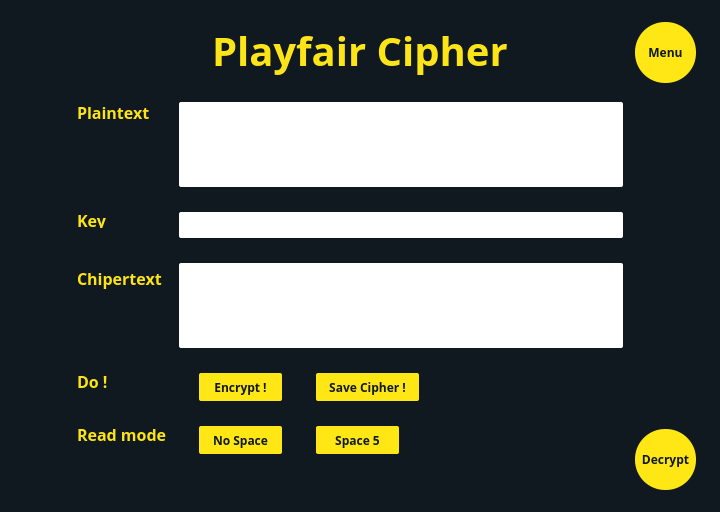
<?xml version="1.0" encoding="UTF-8"?>
<ui version="4.0">
 <class>Dialog</class>
 <widget class="QDialog" name="Dialog">
  <property name="geometry">
   <rect>
    <x>0</x>
    <y>0</y>
    <width>720</width>
    <height>512</height>
   </rect>
  </property>
  <property name="windowTitle">
   <string>Dialog</string>
  </property>
  <widget class="QWidget" name="widget" native="true">
   <property name="geometry">
    <rect>
     <x>0</x>
     <y>0</y>
     <width>720</width>
     <height>512</height>
    </rect>
   </property>
   <property name="styleSheet">
    <string notr="true">QWidget#widget{
background: #101920;}</string>
   </property>
   <widget class="QLabel" name="label">
    <property name="geometry">
     <rect>
      <x>212</x>
      <y>15</y>
      <width>301</width>
      <height>71</height>
     </rect>
    </property>
    <property name="styleSheet">
     <string notr="true">font-family: Open Sans;
font-style: normal;
font-weight: bold;
font-size: 40px;
color: #FCE417;</string>
    </property>
    <property name="text">
     <string>Playfair Cipher</string>
    </property>
   </widget>
   <widget class="QLabel" name="label_3">
    <property name="geometry">
     <rect>
      <x>77</x>
      <y>102</y>
      <width>81</width>
      <height>21</height>
     </rect>
    </property>
    <property name="styleSheet">
     <string notr="true">font-family: Open Sans;
font-style: normal;
font-weight: bold;
font-size: 16px;
/* identical to box height */


color: #FCE417;
</string>
    </property>
    <property name="text">
     <string>Plaintext</string>
    </property>
   </widget>
   <widget class="QLabel" name="label_4">
    <property name="geometry">
     <rect>
      <x>77</x>
      <y>212</y>
      <width>31</width>
      <height>16</height>
     </rect>
    </property>
    <property name="styleSheet">
     <string notr="true">font-family: Open Sans;
font-style: normal;
font-weight: bold;
font-size: 16px;
/* identical to box height */


color: #FCE417;
</string>
    </property>
    <property name="text">
     <string>Key</string>
    </property>
   </widget>
   <widget class="QLabel" name="label_5">
    <property name="geometry">
     <rect>
      <x>77</x>
      <y>263</y>
      <width>91</width>
      <height>31</height>
     </rect>
    </property>
    <property name="styleSheet">
     <string notr="true">font-family: Open Sans;
font-style: normal;
font-weight: bold;
font-size: 16px;
/* identical to box height */


color: #FCE417;
</string>
    </property>
    <property name="text">
     <string>Chipertext</string>
    </property>
   </widget>
   <widget class="QLabel" name="label_6">
    <property name="geometry">
     <rect>
      <x>77</x>
      <y>373</y>
      <width>31</width>
      <height>16</height>
     </rect>
    </property>
    <property name="styleSheet">
     <string notr="true">font-family: Open Sans;
font-style: normal;
font-weight: bold;
font-size: 16px;
/* identical to box height */


color: #FCE417;
</string>
    </property>
    <property name="text">
     <string>Do !</string>
    </property>
   </widget>
   <widget class="QLabel" name="label_7">
    <property name="geometry">
     <rect>
      <x>77</x>
      <y>426</y>
      <width>91</width>
      <height>16</height>
     </rect>
    </property>
    <property name="styleSheet">
     <string notr="true">font-family: Open Sans;
font-style: normal;
font-weight: bold;
font-size: 16px;
/* identical to box height */


color: #FCE417;
</string>
    </property>
    <property name="text">
     <string>Read mode</string>
    </property>
   </widget>
   <widget class="QPushButton" name="menu">
    <property name="geometry">
     <rect>
      <x>635</x>
      <y>22</y>
      <width>61</width>
      <height>61</height>
     </rect>
    </property>
    <property name="styleSheet">
     <string notr="true">background: #FFE715;
border-radius: 30;
font-family: Open Sans;
font-style: normal;
font-weight: 600;
font-size: 12px;
line-height: 33px;

color: #101920;
</string>
    </property>
    <property name="text">
     <string>Menu</string>
    </property>
   </widget>
   <widget class="QPushButton" name="encrypt">
    <property name="geometry">
     <rect>
      <x>199</x>
      <y>373</y>
      <width>83</width>
      <height>28</height>
     </rect>
    </property>
    <property name="styleSheet">
     <string notr="true">background: #FFE715;
border-radius: 2px;
font-family: Open Sans;
font-style: normal;
font-weight: 600;
font-size: 12px;
color: #101920;</string>
    </property>
    <property name="text">
     <string>Encrypt !</string>
    </property>
   </widget>
   <widget class="QTextEdit" name="plaintext">
    <property name="geometry">
     <rect>
      <x>190</x>
      <y>102</y>
      <width>425</width>
      <height>85</height>
     </rect>
    </property>
    <property name="autoFillBackground">
     <bool>false</bool>
    </property>
    <property name="styleSheet">
     <string notr="true">QWidget#plaintext{
font-family: Open Sans;
font-style: normal;
font-weight: 600;
font-size: 12px;
color: #000000;
}</string>
    </property>
    <property name="frameShape">
     <enum>QFrame::NoFrame</enum>
    </property>
    <property name="lineWidth">
     <number>0</number>
    </property>
    <property name="readOnly">
     <bool>false</bool>
    </property>
    <property name="html">
     <string>&lt;!DOCTYPE HTML PUBLIC &quot;-//W3C//DTD HTML 4.0//EN&quot; &quot;http://www.w3.org/TR/REC-html40/strict.dtd&quot;&gt;
&lt;html&gt;&lt;head&gt;&lt;meta name=&quot;qrichtext&quot; content=&quot;1&quot; /&gt;&lt;style type=&quot;text/css&quot;&gt;
p, li { white-space: pre-wrap; }
&lt;/style&gt;&lt;/head&gt;&lt;body style=&quot; font-family:'Open Sans'; font-size:12px; font-weight:600; font-style:normal;&quot;&gt;
&lt;p style=&quot;-qt-paragraph-type:empty; margin-top:0px; margin-bottom:0px; margin-left:0px; margin-right:0px; -qt-block-indent:0; text-indent:0px; font-family:'MS Shell Dlg 2'; font-size:8.25pt; font-weight:400;&quot;&gt;&lt;br /&gt;&lt;/p&gt;&lt;/body&gt;&lt;/html&gt;</string>
    </property>
   </widget>
   <widget class="QLabel" name="label_2">
    <property name="geometry">
     <rect>
      <x>179</x>
      <y>102</y>
      <width>444</width>
      <height>85</height>
     </rect>
    </property>
    <property name="styleSheet">
     <string notr="true">background: #ffffff;
border-radius: 2px;</string>
    </property>
    <property name="text">
     <string/>
    </property>
   </widget>
   <widget class="QPushButton" name="decrypt">
    <property name="geometry">
     <rect>
      <x>635</x>
      <y>429</y>
      <width>61</width>
      <height>61</height>
     </rect>
    </property>
    <property name="styleSheet">
     <string notr="true">background: #FFE715;
border-radius: 30;
font-family: Open Sans;
font-style: normal;
font-weight: 600;
font-size: 12px;
line-height: 33px;

color: #101920;
</string>
    </property>
    <property name="text">
     <string>Decrypt</string>
    </property>
   </widget>
   <widget class="QLabel" name="label_8">
    <property name="geometry">
     <rect>
      <x>179</x>
      <y>263</y>
      <width>444</width>
      <height>85</height>
     </rect>
    </property>
    <property name="styleSheet">
     <string notr="true">background: #ffffff;
border-radius: 2px;</string>
    </property>
    <property name="text">
     <string/>
    </property>
   </widget>
   <widget class="QLabel" name="label_9">
    <property name="geometry">
     <rect>
      <x>179</x>
      <y>212</y>
      <width>444</width>
      <height>26</height>
     </rect>
    </property>
    <property name="styleSheet">
     <string notr="true">background: #ffffff;
border-radius: 2px;</string>
    </property>
    <property name="text">
     <string/>
    </property>
   </widget>
   <widget class="QTextEdit" name="ciphertext">
    <property name="geometry">
     <rect>
      <x>190</x>
      <y>263</y>
      <width>425</width>
      <height>85</height>
     </rect>
    </property>
    <property name="autoFillBackground">
     <bool>false</bool>
    </property>
    <property name="styleSheet">
     <string notr="true">QWidget#ciphertext{
font-family: Open Sans;
font-style: normal;
font-weight: 600;
font-size: 12px;
color: #000000;
}</string>
    </property>
    <property name="frameShape">
     <enum>QFrame::NoFrame</enum>
    </property>
    <property name="lineWidth">
     <number>0</number>
    </property>
    <property name="readOnly">
     <bool>true</bool>
    </property>
    <property name="html">
     <string>&lt;!DOCTYPE HTML PUBLIC &quot;-//W3C//DTD HTML 4.0//EN&quot; &quot;http://www.w3.org/TR/REC-html40/strict.dtd&quot;&gt;
&lt;html&gt;&lt;head&gt;&lt;meta name=&quot;qrichtext&quot; content=&quot;1&quot; /&gt;&lt;style type=&quot;text/css&quot;&gt;
p, li { white-space: pre-wrap; }
&lt;/style&gt;&lt;/head&gt;&lt;body style=&quot; font-family:'Open Sans'; font-size:12px; font-weight:600; font-style:normal;&quot;&gt;
&lt;p style=&quot;-qt-paragraph-type:empty; margin-top:0px; margin-bottom:0px; margin-left:0px; margin-right:0px; -qt-block-indent:0; text-indent:0px; font-size:8.25pt;&quot;&gt;&lt;br /&gt;&lt;/p&gt;&lt;/body&gt;&lt;/html&gt;</string>
    </property>
   </widget>
   <widget class="QTextEdit" name="key">
    <property name="geometry">
     <rect>
      <x>190</x>
      <y>212</y>
      <width>425</width>
      <height>26</height>
     </rect>
    </property>
    <property name="autoFillBackground">
     <bool>false</bool>
    </property>
    <property name="styleSheet">
     <string notr="true">QWidget#key{
font-family: Open Sans;
font-style: normal;
font-weight: 600;
font-size: 12px;
color: #000000;
}</string>
    </property>
    <property name="frameShape">
     <enum>QFrame::NoFrame</enum>
    </property>
    <property name="lineWidth">
     <number>0</number>
    </property>
    <property name="readOnly">
     <bool>false</bool>
    </property>
    <property name="html">
     <string>&lt;!DOCTYPE HTML PUBLIC &quot;-//W3C//DTD HTML 4.0//EN&quot; &quot;http://www.w3.org/TR/REC-html40/strict.dtd&quot;&gt;
&lt;html&gt;&lt;head&gt;&lt;meta name=&quot;qrichtext&quot; content=&quot;1&quot; /&gt;&lt;style type=&quot;text/css&quot;&gt;
p, li { white-space: pre-wrap; }
&lt;/style&gt;&lt;/head&gt;&lt;body style=&quot; font-family:'Open Sans'; font-size:12px; font-weight:600; font-style:normal;&quot;&gt;
&lt;p style=&quot;-qt-paragraph-type:empty; margin-top:0px; margin-bottom:0px; margin-left:0px; margin-right:0px; -qt-block-indent:0; text-indent:0px; font-family:'MS Shell Dlg 2'; font-size:8.25pt; font-weight:400;&quot;&gt;&lt;br /&gt;&lt;/p&gt;&lt;/body&gt;&lt;/html&gt;</string>
    </property>
   </widget>
   <widget class="QPushButton" name="nospace">
    <property name="geometry">
     <rect>
      <x>199</x>
      <y>426</y>
      <width>83</width>
      <height>28</height>
     </rect>
    </property>
    <property name="styleSheet">
     <string notr="true">background: #FFE715;
border-radius: 2px;
font-family: Open Sans;
font-style: normal;
font-weight: 600;
font-size: 12px;
color: #101920;</string>
    </property>
    <property name="text">
     <string>No Space</string>
    </property>
   </widget>
   <widget class="QPushButton" name="space5">
    <property name="geometry">
     <rect>
      <x>316</x>
      <y>426</y>
      <width>83</width>
      <height>28</height>
     </rect>
    </property>
    <property name="styleSheet">
     <string notr="true">background: #FFE715;
border-radius: 2px;
font-family: Open Sans;
font-style: normal;
font-weight: 600;
font-size: 12px;
color: #101920;</string>
    </property>
    <property name="text">
     <string>Space 5</string>
    </property>
   </widget>
   <widget class="QPushButton" name="savecipher">
    <property name="geometry">
     <rect>
      <x>316</x>
      <y>373</y>
      <width>103</width>
      <height>28</height>
     </rect>
    </property>
    <property name="styleSheet">
     <string notr="true">background: #FFE715;
border-radius: 2px;
font-family: Open Sans;
font-style: normal;
font-weight: 600;
font-size: 12px;
color: #101920;</string>
    </property>
    <property name="text">
     <string>Save Cipher !</string>
    </property>
   </widget>
   <zorder>label</zorder>
   <zorder>label_3</zorder>
   <zorder>label_4</zorder>
   <zorder>label_5</zorder>
   <zorder>label_6</zorder>
   <zorder>label_7</zorder>
   <zorder>menu</zorder>
   <zorder>encrypt</zorder>
   <zorder>label_2</zorder>
   <zorder>plaintext</zorder>
   <zorder>decrypt</zorder>
   <zorder>label_8</zorder>
   <zorder>label_9</zorder>
   <zorder>ciphertext</zorder>
   <zorder>key</zorder>
   <zorder>nospace</zorder>
   <zorder>space5</zorder>
   <zorder>savecipher</zorder>
  </widget>
 </widget>
 <resources/>
 <connections/>
</ui>
